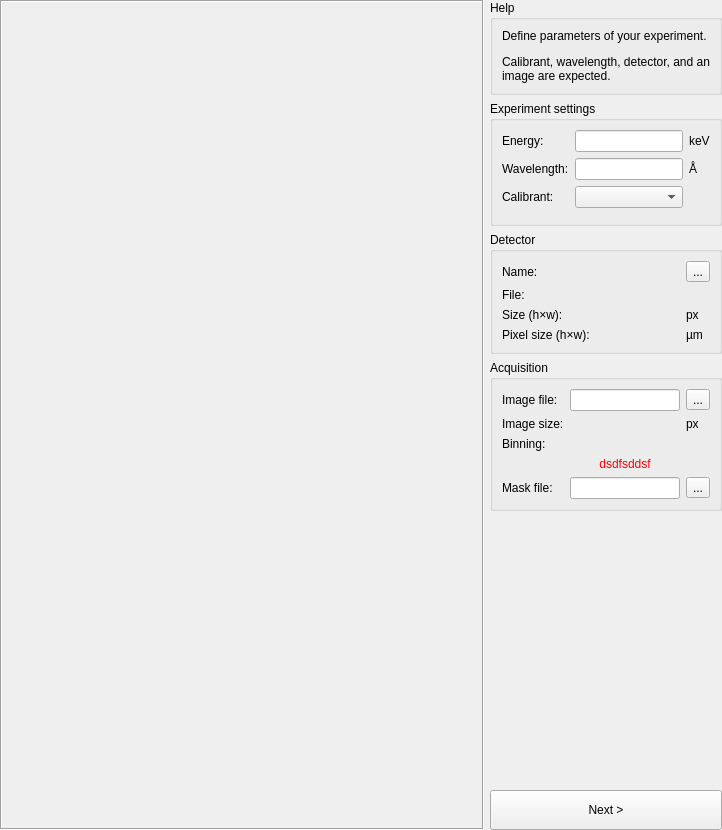
<?xml version="1.0" encoding="UTF-8"?>
<ui version="4.0">
 <class>Form</class>
 <widget class="QWidget" name="Form">
  <property name="geometry">
   <rect>
    <x>0</x>
    <y>0</y>
    <width>722</width>
    <height>830</height>
   </rect>
  </property>
  <property name="windowTitle">
   <string>Experiment settings</string>
  </property>
  <layout class="QHBoxLayout" name="horizontalLayout" stretch="1,0">
   <property name="margin">
    <number>0</number>
   </property>
   <item>
    <widget class="QFrame" name="_imageHolder">
     <property name="frameShape">
      <enum>QFrame::Box</enum>
     </property>
     <property name="frameShadow">
      <enum>QFrame::Sunken</enum>
     </property>
     <property name="lineWidth">
      <number>1</number>
     </property>
    </widget>
   </item>
   <item>
    <widget class="QWidget" name="widget" native="true">
     <layout class="QVBoxLayout" name="verticalLayout_3">
      <property name="margin">
       <number>0</number>
      </property>
      <item>
       <widget class="QGroupBox" name="groupBox_8">
        <property name="sizePolicy">
         <sizepolicy hsizetype="Preferred" vsizetype="Fixed">
          <horstretch>0</horstretch>
          <verstretch>0</verstretch>
         </sizepolicy>
        </property>
        <property name="title">
         <string>Help</string>
        </property>
        <layout class="QVBoxLayout" name="verticalLayout_12">
         <item>
          <widget class="QLabel" name="label_40">
           <property name="text">
            <string>&lt;html&gt;&lt;head/&gt;&lt;body&gt;&lt;p&gt;Define parameters of your experiment.&lt;/p&gt;&lt;p&gt;Calibrant, wavelength, detector, and an image are expected.&lt;/p&gt;&lt;/body&gt;&lt;/html&gt;</string>
           </property>
           <property name="wordWrap">
            <bool>true</bool>
           </property>
          </widget>
         </item>
        </layout>
       </widget>
      </item>
      <item>
       <widget class="QGroupBox" name="groupBox">
        <property name="title">
         <string>Experiment settings</string>
        </property>
        <layout class="QGridLayout" name="gridLayout_2">
         <item row="5" column="0">
          <widget class="QLabel" name="label_6">
           <property name="text">
            <string>Calibrant:</string>
           </property>
          </widget>
         </item>
         <item row="1" column="3">
          <widget class="QLabel" name="_wavelengthUnit">
           <property name="sizePolicy">
            <sizepolicy hsizetype="Fixed" vsizetype="Preferred">
             <horstretch>0</horstretch>
             <verstretch>0</verstretch>
            </sizepolicy>
           </property>
           <property name="text">
            <string>Å</string>
           </property>
          </widget>
         </item>
         <item row="1" column="0">
          <widget class="QLabel" name="label_3">
           <property name="text">
            <string>Wavelength:</string>
           </property>
           <property name="buddy">
            <cstring>_wavelength</cstring>
           </property>
          </widget>
         </item>
         <item row="1" column="1" colspan="2">
          <widget class="QuantityEdit" name="_wavelength">
           <property name="text">
            <string/>
           </property>
           <property name="alignment">
            <set>Qt::AlignRight|Qt::AlignTrailing|Qt::AlignVCenter</set>
           </property>
          </widget>
         </item>
         <item row="0" column="3">
          <widget class="QLabel" name="_energyUnit">
           <property name="sizePolicy">
            <sizepolicy hsizetype="Fixed" vsizetype="Preferred">
             <horstretch>0</horstretch>
             <verstretch>0</verstretch>
            </sizepolicy>
           </property>
           <property name="text">
            <string>keV</string>
           </property>
          </widget>
         </item>
         <item row="5" column="1" colspan="2">
          <widget class="CalibrantSelector" name="_calibrant"/>
         </item>
         <item row="0" column="1" colspan="2">
          <widget class="QuantityEdit" name="_energy">
           <property name="text">
            <string/>
           </property>
           <property name="alignment">
            <set>Qt::AlignRight|Qt::AlignTrailing|Qt::AlignVCenter</set>
           </property>
          </widget>
         </item>
         <item row="0" column="0">
          <widget class="QLabel" name="label_7">
           <property name="text">
            <string>Energy:</string>
           </property>
           <property name="buddy">
            <cstring>_energy</cstring>
           </property>
          </widget>
         </item>
         <item row="6" column="1" colspan="2">
          <widget class="CalibrantPreview" name="_calibrantPreview" native="true"/>
         </item>
        </layout>
        <zorder>_energy</zorder>
        <zorder>label_3</zorder>
        <zorder>_wavelengthUnit</zorder>
        <zorder>_energyUnit</zorder>
        <zorder>_wavelength</zorder>
        <zorder>label_7</zorder>
        <zorder>label_6</zorder>
        <zorder>_calibrant</zorder>
        <zorder>_calibrantPreview</zorder>
       </widget>
      </item>
      <item>
       <widget class="QGroupBox" name="groupBox_3">
        <property name="title">
         <string>Detector</string>
        </property>
        <layout class="QGridLayout" name="gridLayout_3" columnstretch="0,1,0">
         <item row="1" column="0">
          <widget class="QLabel" name="_detectorFileDescriptionTitle">
           <property name="toolTip">
            <string>File describing this detector</string>
           </property>
           <property name="text">
            <string>File:</string>
           </property>
           <property name="buddy">
            <cstring>_image</cstring>
           </property>
          </widget>
         </item>
         <item row="0" column="0">
          <widget class="QLabel" name="label_9">
           <property name="text">
            <string>Name:</string>
           </property>
          </widget>
         </item>
         <item row="0" column="1">
          <widget class="DetectorLabel" name="_detectorLabel">
           <property name="text">
            <string/>
           </property>
           <property name="alignment">
            <set>Qt::AlignCenter</set>
           </property>
           <property name="textInteractionFlags">
            <set>Qt::LinksAccessibleByMouse|Qt::TextSelectableByMouse</set>
           </property>
          </widget>
         </item>
         <item row="0" column="2">
          <widget class="QToolButton" name="_customDetector">
           <property name="text">
            <string>...</string>
           </property>
          </widget>
         </item>
         <item row="1" column="1">
          <widget class="ElidedLabel" name="_detectorFileDescription">
           <property name="text">
            <string/>
           </property>
          </widget>
         </item>
         <item row="2" column="0">
          <widget class="QLabel" name="_detectorSizeLabel">
           <property name="toolTip">
            <string>Detector size without binning</string>
           </property>
           <property name="text">
            <string>Size (h×w):</string>
           </property>
          </widget>
         </item>
         <item row="2" column="1">
          <widget class="QLabel" name="_detectorSize">
           <property name="text">
            <string/>
           </property>
           <property name="alignment">
            <set>Qt::AlignRight|Qt::AlignTrailing|Qt::AlignVCenter</set>
           </property>
          </widget>
         </item>
         <item row="2" column="2">
          <widget class="QLabel" name="_detectorSizeUnit">
           <property name="text">
            <string>px</string>
           </property>
          </widget>
         </item>
         <item row="3" column="0">
          <widget class="QLabel" name="_detectorPixelSizeLabel">
           <property name="toolTip">
            <string>Detector pixel size without binning</string>
           </property>
           <property name="text">
            <string>Pixel size (h×w):</string>
           </property>
          </widget>
         </item>
         <item row="3" column="2">
          <widget class="QLabel" name="_detectorPixelSizeUnit">
           <property name="text">
            <string>µm</string>
           </property>
          </widget>
         </item>
         <item row="3" column="1">
          <widget class="QLabel" name="_detectorPixelSize">
           <property name="text">
            <string/>
           </property>
           <property name="alignment">
            <set>Qt::AlignRight|Qt::AlignTrailing|Qt::AlignVCenter</set>
           </property>
          </widget>
         </item>
        </layout>
       </widget>
      </item>
      <item>
       <widget class="QGroupBox" name="groupBox_2">
        <property name="title">
         <string>Acquisition</string>
        </property>
        <layout class="QGridLayout" name="gridLayout" columnstretch="0,0,0">
         <item row="3" column="1">
          <widget class="QLabel" name="_error">
           <property name="styleSheet">
            <string notr="true">QLabel {color:red}</string>
           </property>
           <property name="text">
            <string>dsdfsddsf</string>
           </property>
           <property name="alignment">
            <set>Qt::AlignCenter</set>
           </property>
          </widget>
         </item>
         <item row="0" column="2">
          <widget class="LoadImageToolButton" name="_imageLoader">
           <property name="toolTip">
            <string>Load an image to calibrate</string>
           </property>
           <property name="text">
            <string>...</string>
           </property>
          </widget>
         </item>
         <item row="0" column="0">
          <widget class="QLabel" name="label_2">
           <property name="text">
            <string>Image file:</string>
           </property>
           <property name="buddy">
            <cstring>_image</cstring>
           </property>
          </widget>
         </item>
         <item row="4" column="1">
          <widget class="FileEdit" name="_mask">
           <property name="text">
            <string/>
           </property>
          </widget>
         </item>
         <item row="1" column="2">
          <widget class="QLabel" name="_imageSizeUnit">
           <property name="text">
            <string>px</string>
           </property>
          </widget>
         </item>
         <item row="4" column="0">
          <widget class="QLabel" name="label_78">
           <property name="text">
            <string>Mask file:</string>
           </property>
          </widget>
         </item>
         <item row="4" column="2">
          <widget class="LoadImageToolButton" name="_maskLoader">
           <property name="toolTip">
            <string>Load a mask file</string>
           </property>
           <property name="text">
            <string>...</string>
           </property>
          </widget>
         </item>
         <item row="0" column="1">
          <widget class="FileEdit" name="_image">
           <property name="text">
            <string/>
           </property>
          </widget>
         </item>
         <item row="1" column="0">
          <widget class="QLabel" name="_imageSizeLabel">
           <property name="text">
            <string>Image size:</string>
           </property>
          </widget>
         </item>
         <item row="1" column="1">
          <widget class="QLabel" name="_imageSize">
           <property name="text">
            <string/>
           </property>
           <property name="alignment">
            <set>Qt::AlignRight|Qt::AlignTrailing|Qt::AlignVCenter</set>
           </property>
          </widget>
         </item>
         <item row="2" column="0">
          <widget class="QLabel" name="_binningLabel">
           <property name="text">
            <string>Binning:</string>
           </property>
          </widget>
         </item>
         <item row="2" column="1">
          <widget class="QLabel" name="_binning">
           <property name="text">
            <string/>
           </property>
           <property name="alignment">
            <set>Qt::AlignRight|Qt::AlignTrailing|Qt::AlignVCenter</set>
           </property>
          </widget>
         </item>
        </layout>
       </widget>
      </item>
      <item>
       <spacer name="verticalSpacer">
        <property name="orientation">
         <enum>Qt::Vertical</enum>
        </property>
        <property name="sizeHint" stdset="0">
         <size>
          <width>20</width>
          <height>40</height>
         </size>
        </property>
       </spacer>
      </item>
      <item>
       <widget class="QPushButton" name="_nextStep">
        <property name="minimumSize">
         <size>
          <width>0</width>
          <height>40</height>
         </size>
        </property>
        <property name="text">
         <string>Next &gt;</string>
        </property>
       </widget>
      </item>
     </layout>
    </widget>
   </item>
  </layout>
 </widget>
 <customwidgets>
  <customwidget>
   <class>DetectorLabel</class>
   <extends>QLabel</extends>
   <header>pyFAI.gui.widgets.DetectorLabel</header>
  </customwidget>
  <customwidget>
   <class>QuantityEdit</class>
   <extends>QLineEdit</extends>
   <header>pyFAI.gui.widgets.QuantityEdit</header>
  </customwidget>
  <customwidget>
   <class>LoadImageToolButton</class>
   <extends>QToolButton</extends>
   <header>pyFAI.gui.widgets.LoadImageToolButton</header>
  </customwidget>
  <customwidget>
   <class>FileEdit</class>
   <extends>QLineEdit</extends>
   <header>pyFAI.gui.widgets.FileEdit</header>
  </customwidget>
  <customwidget>
   <class>CalibrantSelector</class>
   <extends>QComboBox</extends>
   <header>pyFAI.gui.widgets.CalibrantSelector</header>
  </customwidget>
  <customwidget>
   <class>CalibrantPreview</class>
   <extends>QWidget</extends>
   <header>pyFAI.gui.widgets.CalibrantPreview</header>
   <container>1</container>
  </customwidget>
  <customwidget>
   <class>ElidedLabel</class>
   <extends>QLabel</extends>
   <header>pyFAI.gui.widgets.ElidedLabel</header>
  </customwidget>
 </customwidgets>
 <resources/>
 <connections/>
</ui>
